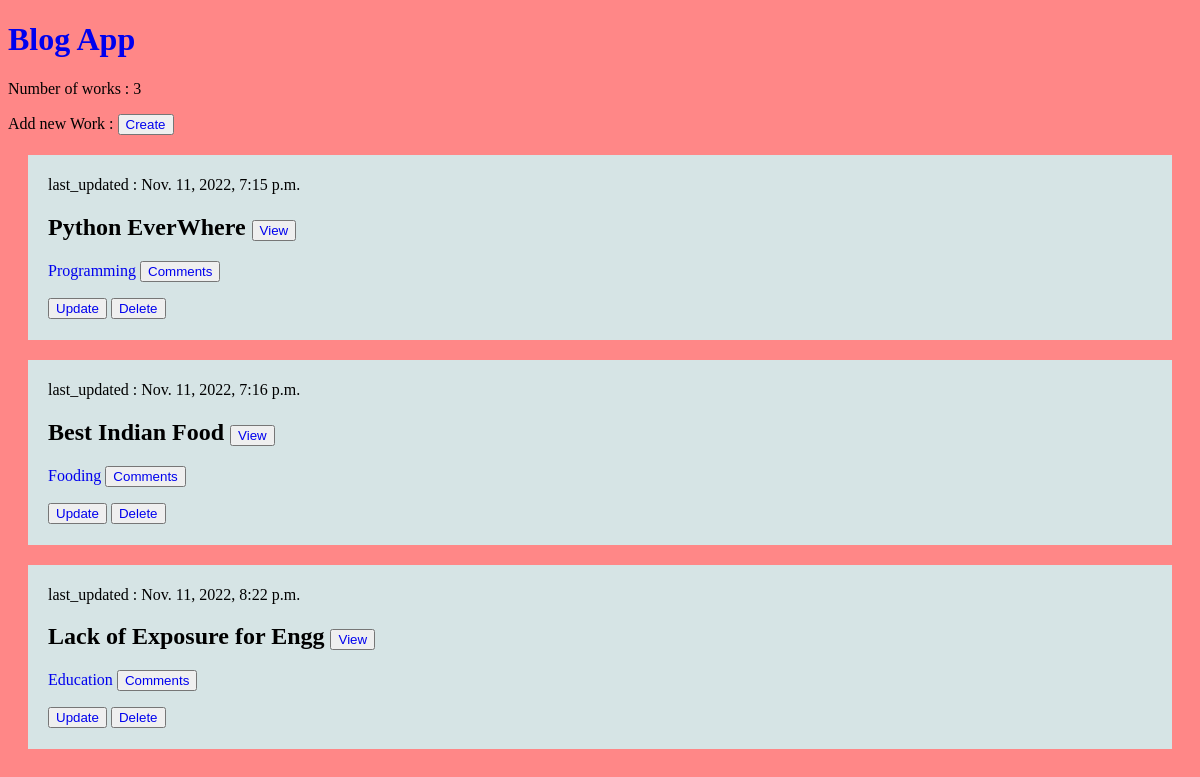
Page /myblogs (signed in) on the committed database.
### base/models.py (models this page shows)
class Blog(models.Model):
    user=models.ForeignKey(User,null=True,blank=True,on_delete=models.CASCADE)
    title=models.CharField(max_length=255)
    category=models.ForeignKey(Category,on_delete=models.PROTECT,null=True,blank=True)
    description=models.TextField()
    created_on=models.DateField(auto_now_add=True)
    updated_on=models.DateTimeField(auto_now=True)
    def __str__(self):
        return self.title
    class Meta:
        ordering=['updated_on']

class Category(models.Model):
    title=models.CharField(max_length=255)
    created_on=models.DateField(auto_now_add=True)
    updated_on=models.DateTimeField(auto_now=True)
    def __str__(self):
        return self.title
    class Meta:
        ordering=['updated_on']

### base/views.py (the view)
# urls.py: path('myblogs',myBlogs.as_view(),name='myblogs'),
class myBlogs(LoginRequiredMixin,ListView):
    model=Blog
    template_name = 'base/myblogs.html'
    fields='__all__'
    context_object_name = 'blogList'
    def get_context_data(self, **kwargs):
        context= super().get_context_data(**kwargs)
        context['blogList']=context['blogList'].filter(user=self.request.user)
        context['count']=context['blogList'].aggregate(count=Count('id'))
        return context

### base/templates/base/myblogs.html (shortened to what this page needs)
{% extends 'base/main.html' %}
{% block content %}
<div class="container1">
    {% if not count.count %}
    <p>Sorry You dont have any work ,Start creating : <button><a href='{% url "create-blog" %}'>Create</a></button></p>
    {% else %}
    <p>Number of works : {{count.count}}</p>
    <p>Add new Work : <button><a href='{% url "create-blog" %}'>Create</a></button></p>
    {% for object in blogList %}
    <div class="blogs">
        <p>last_updated : {{object.updated_on}}</p>
        <h2>{{object}} <button><a href="blog-details/{{object.id}}">View</a></button></h2>
        <p><a href="category/{{object.category_id}}">{{object.category}} <button><a href="comments/{{object.id}}">Comments</a></button></a></p>
        <p><button><a href="update/{{object.id}}">Update</a></button> <button><a href="delete/{{object.id}}">Delete</a></button></p>
    </div>
    {% endfor %}
    {% endif %}
    </div>
{% endblock %}

### base/templates/base/main.html (style rules this page uses)
body { background-color: #FF8787; }
a { text-decoration: none; }

### base/templates/base/myblogs.html (style rules this page uses)
.blogs { background-color: #D6E4E5; padding: 5px 20px ; margin: 20px; }

### rows in the picture
Blog: updated_on "Nov. 11, 2022, 7:15 p.m.", title "Python EverWhere", category "Programming"
Blog: updated_on "Nov. 11, 2022, 7:16 p.m.", title "Best Indian Food", category "Fooding"
Blog: updated_on "Nov. 11, 2022, 8:22 p.m.", title "Lack of Exposure for Engg", category "Education"

### other values in the picture
{{ count.count }} "3"
